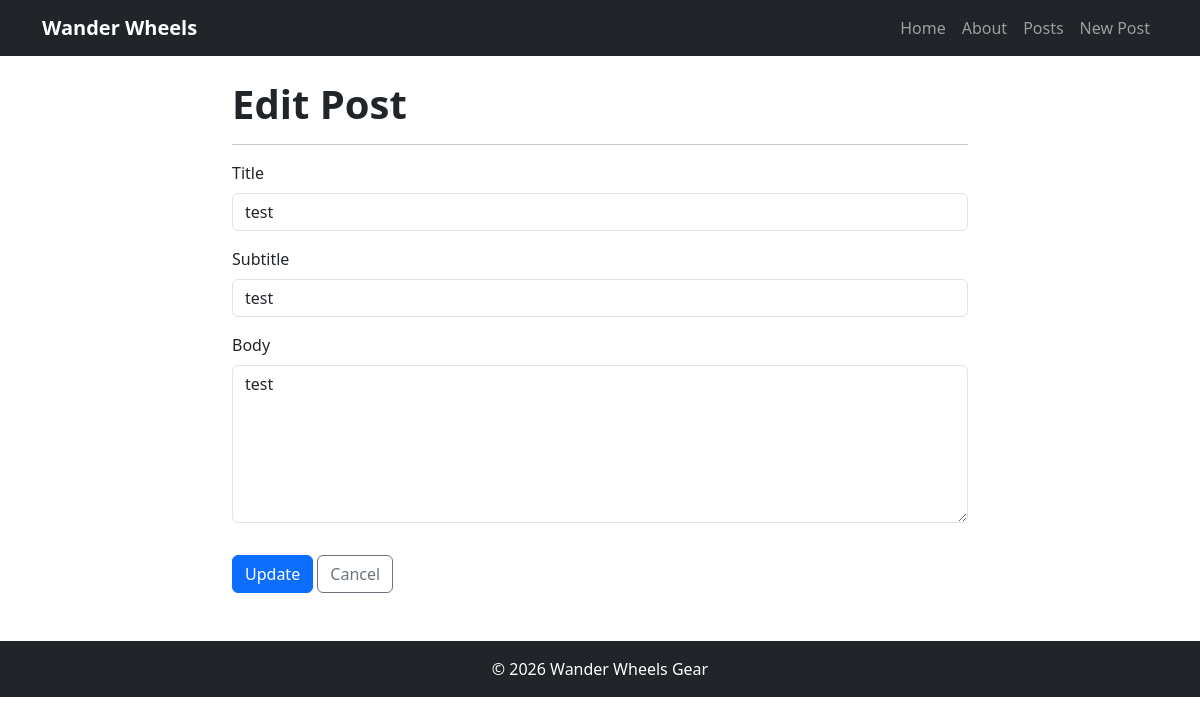
Page /posts/edit/5/ on the committed database.
### posts/models.py (models this page shows, shortened)
class Post(models.Model): #OOP - Classes and Objects
    title = models.CharField(max_length=128)
    subtitle = models.CharField(max_length=256)
    body = models.TextField()
    created_on = models.DateTimeField(auto_now_add=True)
    author = models.ForeignKey(
        get_user_model(),
        on_delete=models.CASCADE
    )

### posts/views.py (the view)
# urls.py: path('edit/<int:pk>/', PostUpdateView.as_view(), name='post_edit'),
class PostUpdateView(UpdateView): # POST Request -> form (HTML)
    template_name = "posts/edit.html"
    model = Post
    fields = ["title","subtitle","body"]

### templates/posts/edit.html (shortened to what this page needs)
{% extends 'base.html' %}
{% block content %}
<div class="row">
    <div class="col-lg-8 mx-auto">
        <h1 class="display-6 fw-bold mb-3">Edit Post</h1>
        <hr>
        <form method="post">
            <div class="mb-3">
                <label for="{{ form.title.id_for_label }}" class="form-label">Title</label>
                <input type="text" name="title" value="{{ form.title.value }}" class="form-control" id="{{ form.title.id_for_label }}" maxlength="128">
            </div>
            <div class="mb-3">
                <label for="{{ form.subtitle.id_for_label }}" class="form-label">Subtitle</label>
                <input type="text" name="subtitle" value="{{ form.subtitle.value }}" class="form-control" id="{{ form.subtitle.id_for_label }}" maxlength="256">
            </div>
            <div class="mb-3">
                <label for="{{ form.body.id_for_label }}" class="form-label">Body</label>
                <textarea name="body" class="form-control" id="{{ form.body.id_for_label }}" rows="6">{{ form.body.value }}</textarea>
            </div>
            <input type="submit" value="Update" class="btn btn-primary mt-3">
            <a href="{% url 'posts:post_detail' post.id %}" class="btn btn-outline-secondary mt-3">Cancel</a>
        </form>
    </div>
</div>
{% endblock %}

### rows in the picture
Post: title "test", subtitle "test", body "test"
